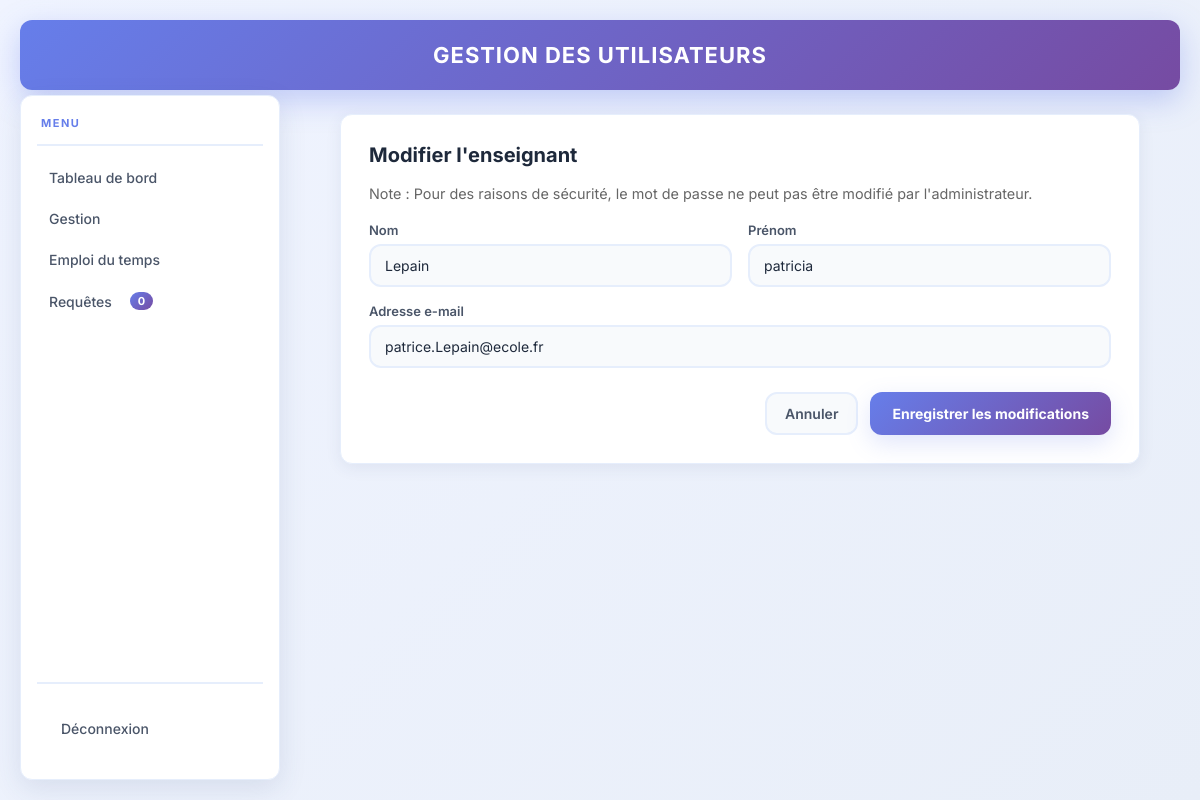
/edit/edit_prof.php?id=1 (signed in), run on the app's committed database.
### tables this page shows
CREATE TABLE `PERSONNE` (
  `id_personne` int(11) NOT NULL,
  `nom` varchar(100) NOT NULL,
  `prenom` varchar(100) NOT NULL,
  `email` varchar(150) NOT NULL,
  `mot_de_passe` varchar(255) NOT NULL,
  `enseignant` tinyint(1) NOT NULL DEFAULT 1,
  `date_inscription` timestamp NULL DEFAULT current_timestamp(),
  `filiere` varchar(20) DEFAULT NULL
);

### edit/edit_prof.php (the view, shortened to what this page needs)
<?php
try {
    $conn = new PDO("mysql:host=localhost;dbname=emploi", "root", "");
    $conn->setAttribute(PDO::ATTR_ERRMODE, PDO::ERRMODE_EXCEPTION);
} catch(PDOException $e) {
    die("Erreur de connexion: " . $e->getMessage());
}
$id = isset($_GET['id']) ? (int)$_GET['id'] : (isset($_POST['id']) ? (int)$_POST['id'] : 0);
$stmt_user = $conn->prepare("SELECT * FROM PERSONNE WHERE id_personne = ? AND enseignant = 1");
$stmt_user->execute([$id]);
$user = $stmt_user->fetch(PDO::FETCH_ASSOC);
$pending = $conn->query("SELECT COUNT(*) FROM REQUETE WHERE statut='en_attente'")->fetchColumn();
?>
<!DOCTYPE html>
<html lang="fr">
<head>
    <link rel="stylesheet" href="../style/style2.css">
</head>
<body>
    <div class="Gtitre"><b>GESTION DES UTILISATEURS</b></div>
    <nav>
        <h5 class="menu"><?= svg_icon('menu', 14) ?> MENU</h5>
        <ul class="nav-list" id="navList">
            <li><a href="../ADMIN/tableau.php" class="<?= (basename($_SERVER['PHP_SELF'])=='tableau.php') ? 'nav-active' : '' ?>"><?= svg_icon('dashboard', 20) ?>Tableau de bord</a></li>
            <li><a href="../ADMIN/Gestion.php" class="<?= (basename($_SERVER['PHP_SELF'])=='Gestion.php') ? 'nav-active' : '' ?>"><?= svg_icon('gestion', 20) ?>Gestion</a></li>
            <li><a href="../ADMIN/Emploi.php" class="<?= (basename($_SERVER['PHP_SELF'])=='Emploi.php') ? 'nav-active' : '' ?>"><?= svg_icon('emploi', 20) ?> Emploi du temps</a></li>
            <li><a href="../ADMIN/Requetes.php" class="<?= (basename($_SERVER['PHP_SELF'])=='Requetes.php') ? 'nav-active' : '' ?>"><?= svg_icon('requetes', 20) ?>Requêtes<span class="badge"><?= $pending ?></span></a></li>
        </ul>
        <ul class="nav-footer" id="navFooter">
            <li><a href="../logout.php"><?= svg_icon('logout', 20) ?>Déconnexion</a></li>
        </ul>
    </nav>
    <section class="form-container">
        <h1>Modifier l'enseignant</h1>
        <p style="margin-bottom: 20px; color: #666; font-size: 0.9em;">
            <?= svg_icon('info', 14) ?> Note : Pour des raisons de sécurité, le mot de passe ne peut pas être modifié par l'administrateur.
        </p>
        <form action="" method="POST" novalidate>
            <div class="row">
                <div class="form-group col-1">
                    <label>Nom</label>
                    <input type="text" name="nom" class="form-control" value="<?= htmlspecialchars($_POST['nom'] ?? $user['nom']) ?>" required>
                </div>
                <div class="form-group col-1">
                    <label>Prénom</label>
                    <input type="text" name="prenom" class="form-control" value="<?= htmlspecialchars($_POST['prenom'] ?? $user['prenom']) ?>" required>
                </div>
            </div>
            <div class="form-group">
                <label>Adresse e-mail</label>
                <input type="email" name="email" class="form-control" value="<?= htmlspecialchars($_POST['email'] ?? $user['email']) ?>" required>
            </div>
            <div class="form-actions" style="margin-top: 24px;">
                <button type="button" class="btn-cancel" onclick="location.href='../ADMIN/Gestion.php'"><?= svg_icon('close', 16) ?> Annuler</button>
                <button type="submit" name="edit" class="btn-submit"><?= svg_icon('edit', 18) ?> Enregistrer les modifications</button>
            </div>
        </form>
    </section>
</body>
</html>

### data on the page
personne: nom "Lepain", prenom "patricia", email "patrice.Lepain@ecole.fr"

### other printed values
$pending "0"
